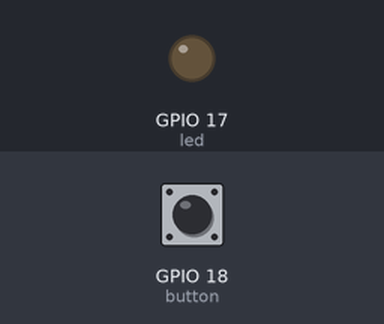
A program run on a simulated Raspberry Pi (BCM pin numbers). Parts: output pins drawn as LEDs (lit = HIGH). Inputs (shaded band) come from the test bench; at power-on: GPIO 18 (button) HIGH.

Above: at 1.2 s.
1.3 s: GPIO 18 (button) pulled LOW for 0.15 s
At 1.37 s:
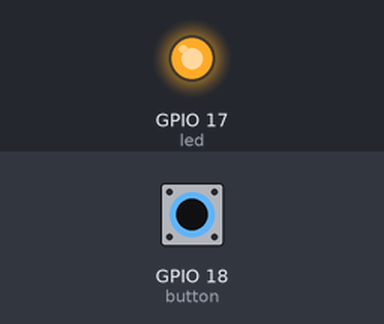
2.9 s: GPIO 18 (button) pulled LOW for 3.2 s
At 7.2 s:
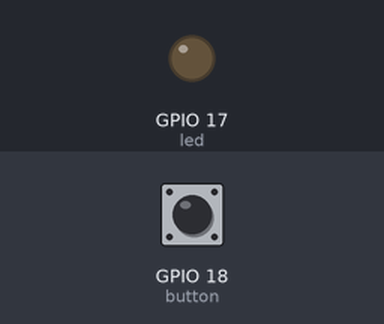
Timing chart, 0 to 8.7 s (numbered marks = the images above; inputs shaded):
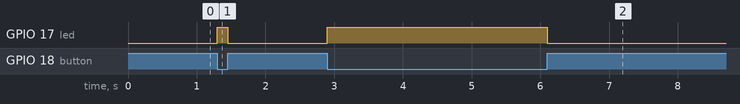

The program:

button_practice.py
```python
#!/usr/bin/python

from gpiozero import *
from time import *

led = LED(17)
button = Button(18)
flag = 1
# the flag variable is just a variable I created to run two different
# implementation. When "flag" is defined as equal to 1, it will fun the first
# if condition... if "flag" is defined as equal to 2, it runs the second
# if condition

if flag==1:
  while True:
    if button.is_pressed:
      led.on()
    else:
      led.off()

if flag==2:

  while True:
    if button.is_pressed==1:
      if led.is_active==True:
        led.off()
        sleep(.5)
      else:
        led.on()
        sleep(.5)
```

Measured:
- after the input at 1.3 s, GPIO 17 (led): LOW → HIGH at once, → LOW 0.15 s later
- after the input at 2.9 s, GPIO 17 (led): LOW → HIGH at once, → LOW 3.2 s later
